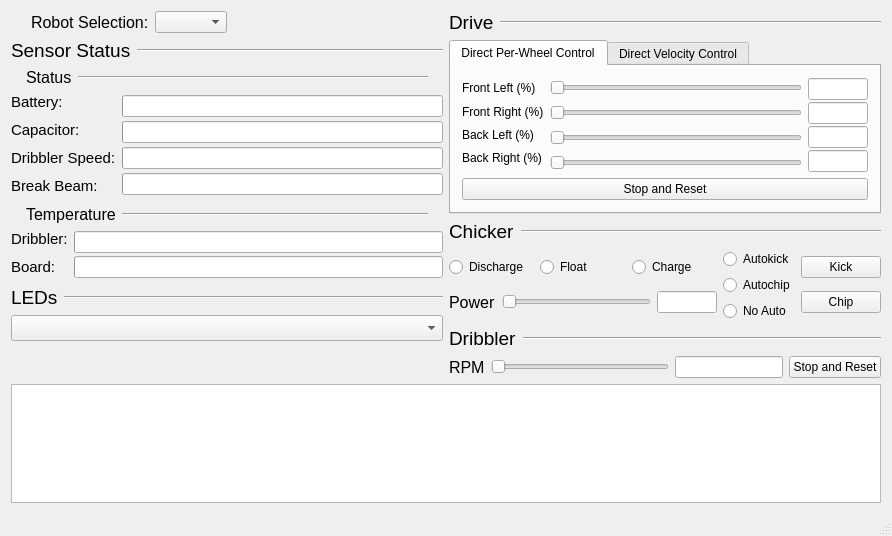
<?xml version="1.0" encoding="UTF-8"?>
<ui version="4.0">
 <class>AutoGeneratedMainWidget</class>
 <widget class="QMainWindow" name="AutoGeneratedMainWidget">
  <property name="geometry">
   <rect>
    <x>0</x>
    <y>0</y>
    <width>892</width>
    <height>536</height>
   </rect>
  </property>
  <property name="windowTitle">
   <string>Robot Diagnostics</string>
  </property>
  <widget class="QWidget" name="centralWidget">
   <layout class="QVBoxLayout" name="verticalLayout_27">
    <item>
     <layout class="QHBoxLayout" name="horizontalLayout_18">
      <item>
       <layout class="QVBoxLayout" name="verticalLayout_23">
        <item>
         <layout class="QHBoxLayout" name="horizontalLayout_3">
          <property name="leftMargin">
           <number>20</number>
          </property>
          <item>
           <widget class="QLabel" name="label_robot_selection">
            <property name="maximumSize">
             <size>
              <width>16777215</width>
              <height>16777215</height>
             </size>
            </property>
            <property name="font">
             <font>
              <pointsize>12</pointsize>
             </font>
            </property>
            <property name="text">
             <string>Robot Selection:</string>
            </property>
           </widget>
          </item>
          <item>
           <widget class="QComboBox" name="comboBox_robot_selection">
            <property name="maximumSize">
             <size>
              <width>100</width>
              <height>16777215</height>
             </size>
            </property>
           </widget>
          </item>
          <item>
           <spacer name="horizontalSpacer">
            <property name="orientation">
             <enum>Qt::Horizontal</enum>
            </property>
            <property name="sizeHint" stdset="0">
             <size>
              <width>40</width>
              <height>20</height>
             </size>
            </property>
           </spacer>
          </item>
         </layout>
        </item>
        <item>
         <layout class="QVBoxLayout" name="verticalLayout_21">
          <item>
           <layout class="QHBoxLayout" name="horizontalLayout_7">
            <item>
             <widget class="QLabel" name="label_sensor_status">
              <property name="maximumSize">
               <size>
                <width>16777215</width>
                <height>16777215</height>
               </size>
              </property>
              <property name="font">
               <font>
                <pointsize>14</pointsize>
               </font>
              </property>
              <property name="text">
               <string>Sensor Status</string>
              </property>
             </widget>
            </item>
            <item>
             <widget class="Line" name="line_2">
              <property name="sizePolicy">
               <sizepolicy hsizetype="Expanding" vsizetype="Fixed">
                <horstretch>0</horstretch>
                <verstretch>0</verstretch>
               </sizepolicy>
              </property>
              <property name="orientation">
               <enum>Qt::Horizontal</enum>
              </property>
             </widget>
            </item>
           </layout>
          </item>
          <item>
           <layout class="QVBoxLayout" name="verticalLayout_17">
            <item>
             <layout class="QHBoxLayout" name="horizontalLayout_4">
              <property name="leftMargin">
               <number>15</number>
              </property>
              <property name="rightMargin">
               <number>15</number>
              </property>
              <item>
               <widget class="QLabel" name="label_status">
                <property name="maximumSize">
                 <size>
                  <width>16777215</width>
                  <height>16777215</height>
                 </size>
                </property>
                <property name="font">
                 <font>
                  <pointsize>12</pointsize>
                 </font>
                </property>
                <property name="text">
                 <string>Status</string>
                </property>
               </widget>
              </item>
              <item>
               <widget class="Line" name="line_6">
                <property name="sizePolicy">
                 <sizepolicy hsizetype="Expanding" vsizetype="Fixed">
                  <horstretch>0</horstretch>
                  <verstretch>0</verstretch>
                 </sizepolicy>
                </property>
                <property name="orientation">
                 <enum>Qt::Horizontal</enum>
                </property>
               </widget>
              </item>
             </layout>
            </item>
            <item>
             <layout class="QHBoxLayout" name="horizontalLayout_16">
              <item>
               <layout class="QVBoxLayout" name="verticalLayout_15">
                <property name="spacing">
                 <number>10</number>
                </property>
                <property name="bottomMargin">
                 <number>4</number>
                </property>
                <item>
                 <widget class="QLabel" name="label_battery">
                  <property name="font">
                   <font>
                    <pointsize>11</pointsize>
                   </font>
                  </property>
                  <property name="text">
                   <string>Battery:</string>
                  </property>
                 </widget>
                </item>
                <item>
                 <widget class="QLabel" name="label_capacitor">
                  <property name="font">
                   <font>
                    <pointsize>11</pointsize>
                   </font>
                  </property>
                  <property name="text">
                   <string>Capacitor:</string>
                  </property>
                 </widget>
                </item>
                <item>
                 <widget class="QLabel" name="label_dribbler_speed">
                  <property name="font">
                   <font>
                    <pointsize>11</pointsize>
                   </font>
                  </property>
                  <property name="text">
                   <string>Dribbler Speed:</string>
                  </property>
                 </widget>
                </item>
                <item>
                 <widget class="QLabel" name="label_break_beam">
                  <property name="font">
                   <font>
                    <pointsize>11</pointsize>
                   </font>
                  </property>
                  <property name="text">
                   <string>Break Beam:</string>
                  </property>
                 </widget>
                </item>
               </layout>
              </item>
              <item>
               <layout class="QVBoxLayout" name="verticalLayout_16">
                <property name="spacing">
                 <number>2</number>
                </property>
                <item>
                 <widget class="DecimalProgressBar" name="progressBar_battery">
                 </widget>
                </item>
                <item>
                 <widget class="DecimalProgressBar" name="progressBar_capacitor">
                 </widget>
                </item>
                <item>
                 <widget class="DecimalProgressBar" name="progressBar_dribbler_speed">
                 </widget>
                </item>
                <item>
                 <widget class="DecimalProgressBar" name="progressBar_break_beam">
                 </widget>
                </item>
               </layout>
              </item>
             </layout>
            </item>
           </layout>
          </item>
          <item>
           <layout class="QVBoxLayout" name="verticalLayout_20">
            <item>
             <layout class="QHBoxLayout" name="horizontalLayout_5">
              <property name="leftMargin">
               <number>15</number>
              </property>
              <property name="rightMargin">
               <number>15</number>
              </property>
              <item>
               <widget class="QLabel" name="label_temperature">
                <property name="maximumSize">
                 <size>
                  <width>16777215</width>
                  <height>16777215</height>
                 </size>
                </property>
                <property name="font">
                 <font>
                  <pointsize>12</pointsize>
                 </font>
                </property>
                <property name="text">
                 <string>Temperature</string>
                </property>
               </widget>
              </item>
              <item>
               <widget class="Line" name="line_7">
                <property name="sizePolicy">
                 <sizepolicy hsizetype="Expanding" vsizetype="Fixed">
                  <horstretch>0</horstretch>
                  <verstretch>0</verstretch>
                 </sizepolicy>
                </property>
                <property name="orientation">
                 <enum>Qt::Horizontal</enum>
                </property>
               </widget>
              </item>
             </layout>
            </item>
            <item>
             <layout class="QHBoxLayout" name="horizontalLayout_17">
              <item>
               <layout class="QVBoxLayout" name="verticalLayout_18">
                <property name="spacing">
                 <number>10</number>
                </property>
                <property name="bottomMargin">
                 <number>4</number>
                </property>
                <item>
                 <widget class="QLabel" name="label_dribbler_temp">
                  <property name="font">
                   <font>
                    <pointsize>11</pointsize>
                   </font>
                  </property>
                  <property name="text">
                   <string>Dribbler:</string>
                  </property>
                 </widget>
                </item>
                <item>
                 <widget class="QLabel" name="label_board_temp">
                  <property name="font">
                   <font>
                    <pointsize>11</pointsize>
                   </font>
                  </property>
                  <property name="text">
                   <string>Board:</string>
                  </property>
                 </widget>
                </item>
               </layout>
              </item>
              <item>
               <layout class="QVBoxLayout" name="verticalLayout_19">
                <property name="spacing">
                 <number>2</number>
                </property>
                <item>
                 <widget class="DecimalProgressBar" name="progressBar_dribbler_temp">
                 </widget>
                </item>
                <item>
                 <widget class="DecimalProgressBar" name="progressBar_board_temp">
                 </widget>
                </item>
               </layout>
              </item>
             </layout>
            </item>
           </layout>
          </item>
         </layout>
        </item>
        <item>
         <layout class="QVBoxLayout" name="verticalLayout_22">
          <item>
           <layout class="QHBoxLayout" name="horizontalLayout_6">
            <item>
             <widget class="QLabel" name="label_leds">
              <property name="maximumSize">
               <size>
                <width>16777215</width>
                <height>16777215</height>
               </size>
              </property>
              <property name="font">
               <font>
                <pointsize>14</pointsize>
               </font>
              </property>
              <property name="text">
               <string>LEDs</string>
              </property>
             </widget>
            </item>
            <item>
             <widget class="Line" name="line_3">
              <property name="sizePolicy">
               <sizepolicy hsizetype="Expanding" vsizetype="Fixed">
                <horstretch>0</horstretch>
                <verstretch>0</verstretch>
               </sizepolicy>
              </property>
              <property name="orientation">
               <enum>Qt::Horizontal</enum>
              </property>
             </widget>
            </item>
           </layout>
          </item>
          <item>
           <widget class="QComboBox" name="comboBox_leds">
            <property name="font">
             <font>
              <pointsize>11</pointsize>
             </font>
            </property>
           </widget>
          </item>
          <item>
           <spacer name="verticalSpacer">
            <property name="orientation">
             <enum>Qt::Vertical</enum>
            </property>
            <property name="sizeHint" stdset="0">
             <size>
              <width>20</width>
              <height>40</height>
             </size>
            </property>
           </spacer>
          </item>
         </layout>
        </item>
       </layout>
      </item>
      <item>
       <layout class="QVBoxLayout" name="verticalLayout_14">
        <item>
         <layout class="QVBoxLayout" name="verticalLayout_9">
          <item>
           <layout class="QHBoxLayout" name="horizontalLayout_8">
            <item>
             <widget class="QLabel" name="label_drive">
              <property name="maximumSize">
               <size>
                <width>16777215</width>
                <height>16777215</height>
               </size>
              </property>
              <property name="font">
               <font>
                <pointsize>14</pointsize>
               </font>
              </property>
              <property name="text">
               <string>Drive</string>
              </property>
             </widget>
            </item>
            <item>
             <widget class="Line" name="line">
              <property name="sizePolicy">
               <sizepolicy hsizetype="Expanding" vsizetype="Fixed">
                <horstretch>0</horstretch>
                <verstretch>0</verstretch>
               </sizepolicy>
              </property>
              <property name="orientation">
               <enum>Qt::Horizontal</enum>
              </property>
             </widget>
            </item>
           </layout>
          </item>
          <item>
           <widget class="QTabWidget" name="tabWidget">
            <property name="currentIndex">
             <number>0</number>
            </property>
            <widget class="QWidget" name="direct_per_wheel">
             <attribute name="title">
              <string>Direct Per-Wheel Control</string>
             </attribute>
             <layout class="QVBoxLayout" name="verticalLayout_24">
              <item>
               <layout class="QVBoxLayout" name="verticalLayout_8">
                <item>
                 <layout class="QHBoxLayout" name="horizontalLayout_2">
                  <item>
                   <layout class="QVBoxLayout" name="verticalLayout_5">
                    <property name="spacing">
                     <number>3</number>
                    </property>
                    <property name="bottomMargin">
                     <number>4</number>
                    </property>
                    <item>
                     <widget class="QLabel" name="label_direct_per_wheel_fl">
                      <property name="toolTip">
                       <string>Front Left Motor</string>
                      </property>
                      <property name="text">
                       <string>Front Left (%)</string>
                      </property>
                     </widget>
                    </item>
                    <item>
                     <widget class="QLabel" name="label_direct_per_wheel_fr">
                      <property name="toolTip">
                       <string>Front Right Motor</string>
                      </property>
                      <property name="text">
                       <string>Front Right (%)</string>
                      </property>
                     </widget>
                    </item>
                    <item>
                     <widget class="QLabel" name="label_direct_per_wheel_bl">
                      <property name="toolTip">
                       <string>Back Left Motor</string>
                      </property>
                      <property name="text">
                       <string>Back Left (%)</string>
                      </property>
                     </widget>
                    </item>
                    <item>
                     <widget class="QLabel" name="label_direct_per_wheel_br">
                      <property name="toolTip">
                       <string>Back Right Motor</string>
                      </property>
                      <property name="text">
                       <string>Back Right (%)</string>
                      </property>
                     </widget>
                    </item>
                   </layout>
                  </item>
                  <item>
                   <layout class="QVBoxLayout" name="verticalLayout_6">
                    <property name="spacing">
                     <number>8</number>
                    </property>
                    <property name="topMargin">
                     <number>0</number>
                    </property>
                    <item>
                     <widget class="QSlider" name="slider_direct_per_wheel_fl">
                      <property name="minimum">
                       <number>0</number>
                      </property>
                      <property name="orientation">
                       <enum>Qt::Horizontal</enum>
                      </property>
                     </widget>
                    </item>
                    <item>
                     <widget class="QSlider" name="slider_direct_per_wheel_fr">
                      <property name="minimum">
                       <number>0</number>
                      </property>
                      <property name="orientation">
                       <enum>Qt::Horizontal</enum>
                      </property>
                     </widget>
                    </item>
                    <item>
                     <widget class="QSlider" name="slider_direct_per_wheel_bl">
                      <property name="minimum">
                       <number>0</number>
                      </property>
                      <property name="orientation">
                       <enum>Qt::Horizontal</enum>
                      </property>
                     </widget>
                    </item>
                    <item>
                     <widget class="QSlider" name="slider_direct_per_wheel_br">
                      <property name="minimum">
                       <number>0</number>
                      </property>
                      <property name="orientation">
                       <enum>Qt::Horizontal</enum>
                      </property>
                     </widget>
                    </item>
                   </layout>
                  </item>
                  <item>
                   <layout class="QVBoxLayout" name="verticalLayout_7">
                    <property name="spacing">
                     <number>2</number>
                    </property>
                    <item>
                     <widget class="QLineEdit" name="lineEdit_direct_per_wheel_fl">
                      <property name="maximumSize">
                       <size>
                        <width>60</width>
                        <height>16777215</height>
                       </size>
                      </property>
                     </widget>
                    </item>
                    <item>
                     <widget class="QLineEdit" name="lineEdit_direct_per_wheel_fr">
                      <property name="maximumSize">
                       <size>
                        <width>60</width>
                        <height>16777215</height>
                       </size>
                      </property>
                     </widget>
                    </item>
                    <item>
                     <widget class="QLineEdit" name="lineEdit_direct_per_wheel_bl">
                      <property name="maximumSize">
                       <size>
                        <width>60</width>
                        <height>16777215</height>
                       </size>
                      </property>
                     </widget>
                    </item>
                    <item>
                     <widget class="QLineEdit" name="lineEdit_direct_per_wheel_br">
                      <property name="maximumSize">
                       <size>
                        <width>60</width>
                        <height>16777215</height>
                       </size>
                      </property>
                     </widget>
                    </item>
                   </layout>
                  </item>
                 </layout>
                </item>
                <item>
                 <widget class="QPushButton" name="pushButton_direct_per_wheel_stop">
                  <property name="toolTip">
                   <string>Stop sending drive commands and reset sliders</string>
                  </property>
                  <property name="text">
                   <string>Stop and Reset</string>
                  </property>
                 </widget>
                </item>
               </layout>
              </item>
             </layout>
            </widget>
            <widget class="QWidget" name="direct_velocity">
             <attribute name="title">
              <string>Direct Velocity Control</string>
             </attribute>
             <layout class="QVBoxLayout" name="verticalLayout_25">
              <item>
               <layout class="QVBoxLayout" name="verticalLayout_4">
                <item>
                 <layout class="QHBoxLayout" name="horizontalLayout">
                  <item>
                   <layout class="QVBoxLayout" name="verticalLayout">
                    <property name="spacing">
                     <number>3</number>
                    </property>
                    <property name="bottomMargin">
                     <number>4</number>
                    </property>
                    <item>
                     <widget class="QLabel" name="label_direct_velocity_x">
                      <property name="toolTip">
                       <string>X Velocity in m/s</string>
                      </property>
                      <property name="text">
                       <string>X (m/s)</string>
                      </property>
                     </widget>
                    </item>
                    <item>
                     <widget class="QLabel" name="label_direct_velocity_y">
                      <property name="toolTip">
                       <string>X Velocity in m/s</string>
                      </property>
                      <property name="text">
                       <string>Y (m/s)</string>
                      </property>
                     </widget>
                    </item>
                    <item>
                     <widget class="QLabel" name="label_direct_velocity_theta">
                      <property name="toolTip">
                       <string>Angular Velocity in °/s</string>
                      </property>
                      <property name="text">
                       <string>θ (°/s)</string>
                      </property>
                     </widget>
                    </item>
                   </layout>
                  </item>
                  <item>
                   <layout class="QVBoxLayout" name="verticalLayout_2">
                    <property name="spacing">
                     <number>8</number>
                    </property>
                    <property name="topMargin">
                     <number>0</number>
                    </property>
                    <item>
                     <widget class="QSlider" name="slider_direct_velocity_x">
                      <property name="orientation">
                       <enum>Qt::Horizontal</enum>
                      </property>
                     </widget>
                    </item>
                    <item>
                     <widget class="QSlider" name="slider_direct_velocity_y">
                      <property name="orientation">
                       <enum>Qt::Horizontal</enum>
                      </property>
                     </widget>
                    </item>
                    <item>
                     <widget class="QSlider" name="slider_direct_velocity_theta">
                      <property name="orientation">
                       <enum>Qt::Horizontal</enum>
                      </property>
                     </widget>
                    </item>
                   </layout>
                  </item>
                  <item>
                   <layout class="QVBoxLayout" name="verticalLayout_3">
                    <property name="spacing">
                     <number>2</number>
                    </property>
                    <item>
                     <widget class="QLineEdit" name="lineEdit_direct_velocity_x">
                      <property name="maximumSize">
                       <size>
                        <width>60</width>
                        <height>16777215</height>
                       </size>
                      </property>
                     </widget>
                    </item>
                    <item>
                     <widget class="QLineEdit" name="lineEdit_direct_velocity_y">
                      <property name="maximumSize">
                       <size>
                        <width>60</width>
                        <height>16777215</height>
                       </size>
                      </property>
                     </widget>
                    </item>
                    <item>
                     <widget class="QLineEdit" name="lineEdit_direct_velocity_theta">
                      <property name="maximumSize">
                       <size>
                        <width>60</width>
                        <height>16777215</height>
                       </size>
                      </property>
                     </widget>
                    </item>
                   </layout>
                  </item>
                 </layout>
                </item>
                <item>
                 <widget class="QPushButton" name="pushButton_direct_velocity_stop">
                  <property name="toolTip">
                   <string>Stop sending drive commands and reset sliders</string>
                  </property>
                  <property name="text">
                   <string>Stop and Reset</string>
                  </property>
                 </widget>
                </item>
               </layout>
              </item>
             </layout>
            </widget>
           </widget>
          </item>
         </layout>
        </item>
        <item>
         <layout class="QVBoxLayout" name="verticalLayout_12">
          <item>
           <layout class="QHBoxLayout" name="horizontalLayout_9">
            <item>
             <widget class="QLabel" name="label_chicker">
              <property name="maximumSize">
               <size>
                <width>16777215</width>
                <height>16777215</height>
               </size>
              </property>
              <property name="font">
               <font>
                <pointsize>14</pointsize>
               </font>
              </property>
              <property name="text">
               <string>Chicker</string>
              </property>
             </widget>
            </item>
            <item>
             <widget class="Line" name="line_4">
              <property name="sizePolicy">
               <sizepolicy hsizetype="Expanding" vsizetype="Fixed">
                <horstretch>0</horstretch>
                <verstretch>0</verstretch>
               </sizepolicy>
              </property>
              <property name="orientation">
               <enum>Qt::Horizontal</enum>
              </property>
             </widget>
            </item>
           </layout>
          </item>
          <item>
           <layout class="QHBoxLayout" name="horizontalLayout_13">
            <item>
             <layout class="QVBoxLayout" name="verticalLayout_11">
              <item>
               <layout class="QHBoxLayout" name="horizontalLayout_11">
                <property name="spacing">
                 <number>0</number>
                </property>
                <item>
                 <layout class="QHBoxLayout" name="horizontalLayout_10">
                  <item>
                   <widget class="QRadioButton" name="radioButton_discharge">
                    <property name="text">
                     <string>Discharge</string>
                    </property>
                    <attribute name="buttonGroup">
                     <string notr="true">buttonGroup_charge_state</string>
                    </attribute>
                   </widget>
                  </item>
                  <item>
                   <widget class="QRadioButton" name="radioButton_float">
                    <property name="text">
                     <string>Float</string>
                    </property>
                    <attribute name="buttonGroup">
                     <string notr="true">buttonGroup_charge_state</string>
                    </attribute>
                   </widget>
                  </item>
                  <item>
                   <widget class="QRadioButton" name="radioButton_charge">
                    <property name="text">
                     <string>Charge</string>
                    </property>
                    <attribute name="buttonGroup">
                     <string notr="true">buttonGroup_charge_state</string>
                    </attribute>
                   </widget>
                  </item>
                 </layout>
                </item>
               </layout>
              </item>
              <item>
               <layout class="QHBoxLayout" name="horizontalLayout_12">
                <item>
                 <widget class="QLabel" name="label_chicker_power">
                  <property name="font">
                   <font>
                    <pointsize>12</pointsize>
                   </font>
                  </property>
                  <property name="text">
                   <string>Power</string>
                  </property>
                 </widget>
                </item>
                <item>
                 <widget class="QSlider" name="slider_chicker_power">
                  <property name="orientation">
                   <enum>Qt::Horizontal</enum>
                  </property>
                 </widget>
                </item>
                <item>
                 <widget class="QLineEdit" name="lineEdit_chicker_power">
                  <property name="sizePolicy">
                   <sizepolicy hsizetype="Preferred" vsizetype="Fixed">
                    <horstretch>0</horstretch>
                    <verstretch>0</verstretch>
                   </sizepolicy>
                  </property>
                  <property name="maximumSize">
                   <size>
                    <width>60</width>
                    <height>16777215</height>
                   </size>
                  </property>
                 </widget>
                </item>
               </layout>
              </item>
             </layout>
            </item>
            <item>
             <layout class="QVBoxLayout" name="verticalLayout_26">
              <item>
               <widget class="QRadioButton" name="radioButton_autokick">
                <property name="text">
                 <string>Autokick</string>
                </property>
                <attribute name="buttonGroup">
                 <string notr="true">buttonGroup_autochick</string>
                </attribute>
               </widget>
              </item>
              <item>
               <widget class="QRadioButton" name="radioButton_autochip">
                <property name="text">
                 <string>Autochip</string>
                </property>
                <attribute name="buttonGroup">
                 <string notr="true">buttonGroup_autochick</string>
                </attribute>
               </widget>
              </item>
              <item>
               <widget class="QRadioButton" name="radioButton_autochick_none">
                <property name="text">
                 <string>No Auto</string>
                </property>
                <attribute name="buttonGroup">
                 <string notr="true">buttonGroup_autochick</string>
                </attribute>
               </widget>
              </item>
             </layout>
            </item>
            <item>
             <layout class="QVBoxLayout" name="verticalLayout_10">
              <item>
               <widget class="QPushButton" name="pushButton_chicker_kick">
                <property name="text">
                 <string>Kick</string>
                </property>
               </widget>
              </item>
              <item>
               <widget class="QPushButton" name="pushButton_chicker_chip">
                <property name="text">
                 <string>Chip</string>
                </property>
               </widget>
              </item>
             </layout>
            </item>
           </layout>
          </item>
         </layout>
        </item>
        <item>
         <layout class="QVBoxLayout" name="verticalLayout_13">
          <item>
           <layout class="QHBoxLayout" name="horizontalLayout_14">
            <item>
             <widget class="QLabel" name="label_dribbler_2">
              <property name="maximumSize">
               <size>
                <width>16777215</width>
                <height>16777215</height>
               </size>
              </property>
              <property name="font">
               <font>
                <pointsize>14</pointsize>
               </font>
              </property>
              <property name="text">
               <string>Dribbler</string>
              </property>
             </widget>
            </item>
            <item>
             <widget class="Line" name="line_5">
              <property name="sizePolicy">
               <sizepolicy hsizetype="Expanding" vsizetype="Fixed">
                <horstretch>0</horstretch>
                <verstretch>0</verstretch>
               </sizepolicy>
              </property>
              <property name="orientation">
               <enum>Qt::Horizontal</enum>
              </property>
             </widget>
            </item>
           </layout>
          </item>
          <item>
           <layout class="QHBoxLayout" name="horizontalLayout_15">
            <item>
             <widget class="QLabel" name="label_dribbler_rpm">
              <property name="font">
               <font>
                <pointsize>12</pointsize>
               </font>
              </property>
              <property name="text">
               <string>RPM</string>
              </property>
             </widget>
            </item>
            <item>
             <widget class="QSlider" name="slider_dribbler_rpm">
              <property name="orientation">
               <enum>Qt::Horizontal</enum>
              </property>
             </widget>
            </item>
            <item>
             <widget class="QLineEdit" name="lineEdit_dribbler_rpm">
              <property name="sizePolicy">
               <sizepolicy hsizetype="Preferred" vsizetype="Fixed">
                <horstretch>0</horstretch>
                <verstretch>0</verstretch>
               </sizepolicy>
              </property>
              <property name="maximumSize">
               <size>
                <width>16777215</width>
                <height>16777215</height>
               </size>
              </property>
             </widget>
            </item>
            <item>
             <widget class="QPushButton" name="pushButton_dribbler_stop">
              <property name="sizePolicy">
               <sizepolicy hsizetype="Preferred" vsizetype="Fixed">
                <horstretch>0</horstretch>
                <verstretch>0</verstretch>
               </sizepolicy>
              </property>
              <property name="text">
               <string>Stop and Reset</string>
              </property>
             </widget>
            </item>
           </layout>
          </item>
          <item>
           <spacer name="verticalSpacer_2">
            <property name="orientation">
             <enum>Qt::Vertical</enum>
            </property>
            <property name="sizeHint" stdset="0">
             <size>
              <width>20</width>
              <height>40</height>
             </size>
            </property>
           </spacer>
          </item>
         </layout>
        </item>
       </layout>
      </item>
     </layout>
    </item>
    <item>
     <layout class="QVBoxLayout" name="verticalLayout_28">
      <item>
       <widget class="RobotStatusTable" name="robot_status_table_widget">
        <attribute name="horizontalHeaderCascadingSectionResizes">
         <bool>false</bool>
        </attribute>
       </widget>
      </item>
     </layout>
    </item>
   </layout>
  </widget>
  <widget class="QStatusBar" name="statusBar"/>
 </widget>
 <layoutdefault spacing="6" margin="11"/>
 <customwidgets>
  <customwidget>
   <class>RobotStatusTable</class>
   <extends>QTableWidget</extends>
   <header>software/gui/generic_widgets/robot_status/robot_status_table.h</header>
  </customwidget>
  <customwidget>
   <class>DecimalProgressBar</class>
   <extends>QProgressBar</extends>
   <header>software/gui/robot_diagnostics/widgets/decimal_progress_bar.h</header>
  </customwidget>
 </customwidgets>
 <resources/>
 <connections/>
 <buttongroups>
  <buttongroup name="buttonGroup_autochick"/>
  <buttongroup name="buttonGroup_charge_state"/>
 </buttongroups>
</ui>
